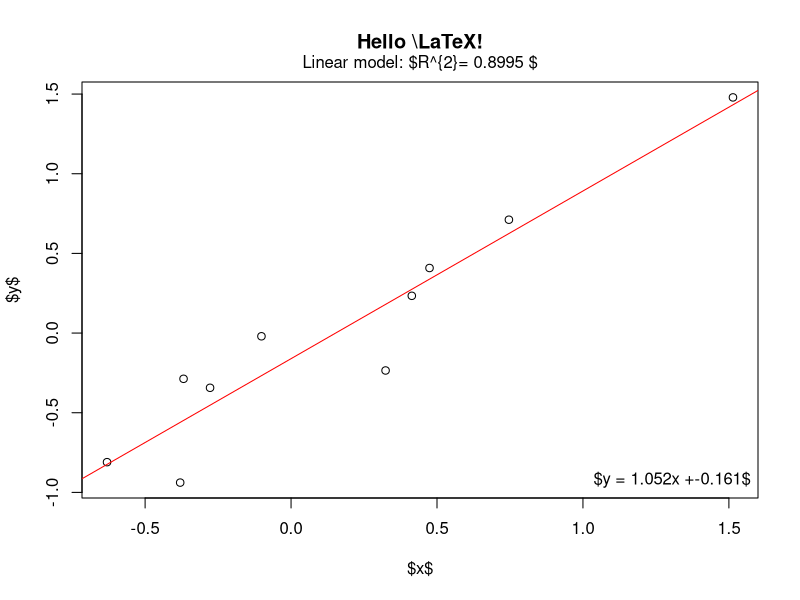

This figure's R source:
## ---- chunk 1
knitr::opts_chunk$set(echo = TRUE)
options(tikzDefaultEngine = 'xetex')
## ---- chunk 2
x <- rnorm(10)
y <- x + rnorm(5, sd = 0.25)
model <- lm(y ~ x)
rsq <- summary(model)$r.squared
rsq <- signif(rsq, 4)
plot(x, y, main = "Hello \\LaTeX!", xlab = "$x$",ylab = "$y$")
abline(model, col = "red")
mtext(paste("Linear model: $R^{2}=", rsq, "$"), line = 0.5)
legend("bottomright", legend = paste("$y = ", round(coef(model)[2], 3),
  "x +", round(coef(model)[1], 3), "$",
  sep = ""
), bty = "n")
